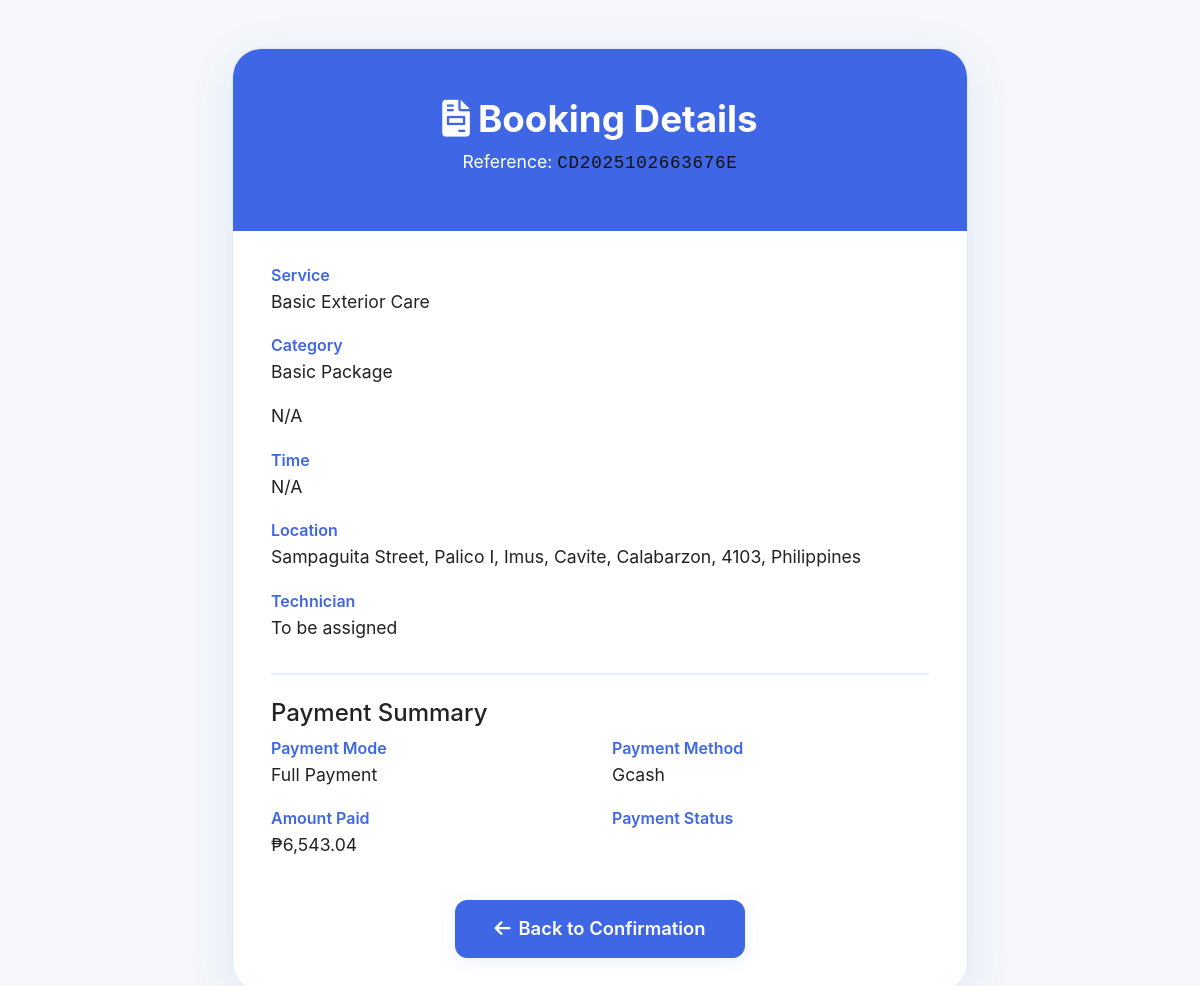
/user/booking/booking_details.php?booking_id=16 (signed in), run on the app's committed database.
### tables this page shows
CREATE TABLE `bookings` (
  `booking_id` int(11) NOT NULL,
  `booking_reference` varchar(20) NOT NULL,
  `user_id` int(11) NOT NULL,
  `service_id` int(11) NOT NULL,
  `vehicle_size` enum('small','medium','large') NOT NULL DEFAULT 'medium',
  `vehicle_id` int(11) DEFAULT NULL COMMENT 'Reference to user_vehicles table',
  `add_on_services` text DEFAULT NULL,
  `booking_date` date NOT NULL,
  `booking_time` time NOT NULL,
  `estimated_duration` int(11) DEFAULT 120,
  `service_address` text NOT NULL,
  `service_lat` decimal(10,8) DEFAULT NULL,
  `service_lng` decimal(11,8) DEFAULT NULL,
  `travel_fee` decimal(10,2) DEFAULT 0.00,
  `landmark_instructions` text DEFAULT NULL,
  `vehicle_year` int(4) DEFAULT NULL,
  `vehicle_make` varchar(50) DEFAULT NULL,
  `vehicle_model` varchar(50) DEFAULT NULL,
  `vehicle_body_type` varchar(30) DEFAULT NULL,
  `vehicle_color` varchar(30) DEFAULT NULL,
  `license_plate` varchar(20) DEFAULT NULL,
  `special_instructions` text DEFAULT NULL,
  `base_service_price` decimal(10,2) NOT NULL,
  `add_ons_total` decimal(10,2) DEFAULT 0.00,
  `subtotal` decimal(10,2) NOT NULL,
  `vat_amount` decimal(10,2) DEFAULT 0.00,
  `promo_discount` decimal(10,2) DEFAULT 0.00,
  `promo_code` varchar(50) DEFAULT NULL,
  `total_amount` decimal(10,2) NOT NULL,
  `payment_mode` enum('deposit_50','full_payment') NOT NULL DEFAULT 'deposit_50',
  `deposit_amount` decimal(10,2) DEFAULT 0.00,
  `remaining_amount` decimal(10,2) DEFAULT 0.00,
  `payment_method` enum('gcash','maya','credit_card','bank_transfer','cash') DEFAULT NULL,
  `status` enum('pending','confirmed','assigned','in_progress','completed','cancelled','rejected') DEFAULT 'pending',
  `payment_status` enum('pending','partial','paid','refunded') DEFAULT 'pending',
  `admin_confirmed_by` int(11) DEFAULT NULL,
  `admin_confirmed_at` timestamp NULL DEFAULT NULL,
  `admin_notes` text DEFAULT NULL,
  `rejection_reason` text DEFAULT NULL,
  `slot_locked_until` timestamp NULL DEFAULT NULL,
  `auto_cancel_after` timestamp NULL DEFAULT NULL,
  `receipt_sent` tinyint(1) DEFAULT 0,
  `confirmation_email_sent` tinyint(1) DEFAULT 0,
  `confirmation_sms_sent` tinyint(1) DEFAULT 0,
  `created_at` timestamp NOT NULL DEFAULT current_timestamp(),
  `updated_at` timestamp NOT NULL DEFAULT current_timestamp() ON UPDATE current_timestamp()
);

CREATE TABLE `services` (
  `service_id` int(11) NOT NULL,
  `category` varchar(50) NOT NULL,
  `service_name` varchar(100) NOT NULL,
  `description` text DEFAULT NULL,
  `price_small` decimal(10,2) NOT NULL,
  `price_medium` decimal(10,2) NOT NULL,
  `price_large` decimal(10,2) NOT NULL,
  `duration_minutes` int(11) DEFAULT 60,
  `included_items` text DEFAULT NULL,
  `free_items` text DEFAULT NULL,
  `is_active` tinyint(1) DEFAULT 1,
  `created_at` timestamp NOT NULL DEFAULT current_timestamp()
);

CREATE TABLE `payments` (
  `payment_id` int(11) NOT NULL,
  `booking_id` int(11) NOT NULL,
  `user_id` int(11) NOT NULL,
  `payment_type` enum('deposit','final','full','refund') NOT NULL,
  `amount` decimal(10,2) NOT NULL,
  `payment_method` enum('gcash','maya','credit_card','bank_transfer','cash') NOT NULL,
  `payment_status` enum('pending','processing','completed','failed','cancelled','refunded') DEFAULT 'pending',
  `refund_status` enum('none','pending','refunded') NOT NULL DEFAULT 'none',
  `transaction_id` varchar(100) DEFAULT NULL,
  `gateway_reference` varchar(100) DEFAULT NULL,
  `gateway_response` text DEFAULT NULL,
  `processed_by` int(11) DEFAULT NULL,
  `payment_date` timestamp NULL DEFAULT NULL,
  `confirmation_date` timestamp NULL DEFAULT NULL,
  `refund_amount` decimal(10,2) DEFAULT 0.00,
  `refund_date` timestamp NULL DEFAULT NULL,
  `refund_reason` text DEFAULT NULL,
  `notes` text DEFAULT NULL,
  `created_at` timestamp NOT NULL DEFAULT current_timestamp(),
  `updated_at` timestamp NOT NULL DEFAULT current_timestamp() ON UPDATE current_timestamp(),
  `is_test` tinyint(1) NOT NULL DEFAULT 0
);

### user/booking/booking_details.php (the view, shortened to what this page needs)
<?php
require_once '../../includes/config.php';
$booking_id = isset($_GET['booking_id']) ? intval($_GET['booking_id']) : null;
$stmt = $pdo->prepare("SELECT * FROM bookings WHERE booking_id = ?");
$stmt->execute([$booking_id]);
$booking = $stmt->fetch(PDO::FETCH_ASSOC);
$service_stmt = $pdo->prepare("SELECT * FROM services WHERE service_id = ?");
$service_stmt->execute([$booking['service_id']]);
$service = $service_stmt->fetch(PDO::FETCH_ASSOC);
$payment_stmt = $pdo->prepare("SELECT * FROM payments WHERE booking_id = ? AND user_id = ? ORDER BY payment_id DESC LIMIT 1");
$payment_stmt->execute([$booking_id, $_SESSION['user_id']]);
$payment = $payment_stmt->fetch(PDO::FETCH_ASSOC);
?>
<!DOCTYPE html>
<html lang="en">
<head>
    <link href="https://cdn.jsdelivr.net/npm/bootstrap@5.3.0/dist/css/bootstrap.min.css" rel="stylesheet">
    <link href="https://cdnjs.cloudflare.com/ajax/libs/font-awesome/6.0.0/css/all.min.css" rel="stylesheet">
</head>
<body>
    <div class="container">
        <div class="row justify-content-center">
            <div class="col-lg-8">
                <div class="details-card">
                    <div class="details-header">
                        <h1><i class="fas fa-file-invoice me-2"></i>Booking Details</h1>
                        <div class="details-value">Reference: <span style="color:#111;font-family:'SF Mono','Menlo','Consolas',monospace;letter-spacing:0.04em;"><?= htmlspecialchars($booking['booking_reference']) ?></span></div>
                    </div>
                    <div class="details-section">
                        <div class="details-label">Service</div>
                        <div class="details-value"><?= htmlspecialchars($service['service_name']) ?></div>
                        <div class="details-label">Category</div>
                        <div class="details-value"><?= htmlspecialchars($service['category']) ?></div>
                    <div class="summary-card booking-summary-highlight">
                        <div class="details-value"><?= htmlspecialchars($booking['service_date'] ?? 'N/A') ?></div>
                        <div class="details-label">Time</div>
                        <div class="details-value"><?= htmlspecialchars($booking['service_time'] ?? 'N/A') ?></div>
                        <div class="details-label">Location</div>
                        <div class="details-value"><?= htmlspecialchars($booking['service_address']) ?></div>
                        <div class="details-label">Technician</div>
                        <div class="details-value"><?= htmlspecialchars($booking['technician_name'] ?? 'To be assigned') ?></div>
                        <hr class="details-divider" />
                        <div class="summary-card">
                            <h4>Payment Summary</h4>
                            <div class="row">
                                <div class="col-6">
                                    <div class="details-label">Payment Mode</div>
                                    <div class="details-value"><?= ($booking['payment_mode'] ?? '') === '50_percent' ? '50% Deposit' : 'Full Payment' ?></div>
                                </div>
                                <div class="col-6">
                                    <div class="details-label">Payment Method</div>
                                    <div class="details-value text-capitalize"><?= htmlspecialchars($booking['payment_method'] ?? 'N/A') ?></div>
                                </div>
                                <div class="col-6">
                                    <div class="details-label">Amount Paid</div>
                                    <div class="details-value">₱<?= number_format($payment['amount'] ?? 0, 2) ?></div>
                                </div>
                                <div class="col-6">
                                    <div class="details-label">Payment Status</div>
                                </div>
                            </div>
                        </div>
                        <div class="text-center mt-4">
                            <a href="booking_confirmation.php?booking_id=<?= $booking_id ?>" class="btn btn-primary"><i class="fas fa-arrow-left me-2"></i>Back to Confirmation</a>
                        </div>
                    </div>
                </div>
            </div>
        </div>
    </div>
</body>
</html>

### user/booking/booking_details.php (style rules this page uses)
body { background: #f5f7fa; min-height: 100vh; color: #222; font-family: -apple-system, BlinkMacSystemFont, 'San Francisco', 'Helvetica Neue', Helvetica, Arial, sans-serif; }
.details-card { background: #fff; border-radius: 28px; box-shadow: 0 12px 48px rgba(63,103,229,0.10); overflow: hidden; border: 1.5px solid #e3eafd; padding: 0 0 32px 0; margin-top: 48px; animation: fadeIn 0.7s cubic-bezier(.4,0,.2,1); }
.details-header { background: #3f67e5; color: #fff; padding: 48px 32px 36px 32px; text-align: center; border-top-left-radius: 28px; border-top-right-radius: 28px; }
.details-header h1 { font-size: 2.3rem; font-weight: 700; margin-bottom: 0.5rem; }
.details-section { padding: 32px 38px 0 38px; }
.details-label { font-weight: 600; color: #3f67e5; margin-bottom: 2px; }
.details-value { font-size: 1.1rem; margin-bottom: 18px; }
.details-divider { border: none; border-top: 2px solid #e3eafd; margin: 32px 0 24px 0; opacity: 0.7; }
.btn-primary, .btn-primary:active, .btn-primary:focus, .btn-primary:hover { background: #3f67e5 !important; border-color: #3f67e5 !important; color: #fff !important; box-shadow: 0 4px 16px 0 rgba(63,103,229,0.10); font-size: 1.15rem; font-weight: 600; border-radius: 12px; padding: 14px 38px; }

### data on the page
bookings: booking_reference "CD2025102663676E", service_address "Sampaguita Street, Palico I, Imus, Cavite, Calabarzon, 4103, Philippines", payment_method "Gcash"
services: service_name "Basic Exterior Care", category "Basic Package"
payments: amount "6,543.04"

### other printed values
$booking['service_date'] "N/A"
$booking['service_time'] "N/A"
$booking['technician_name'] "To be assigned"
